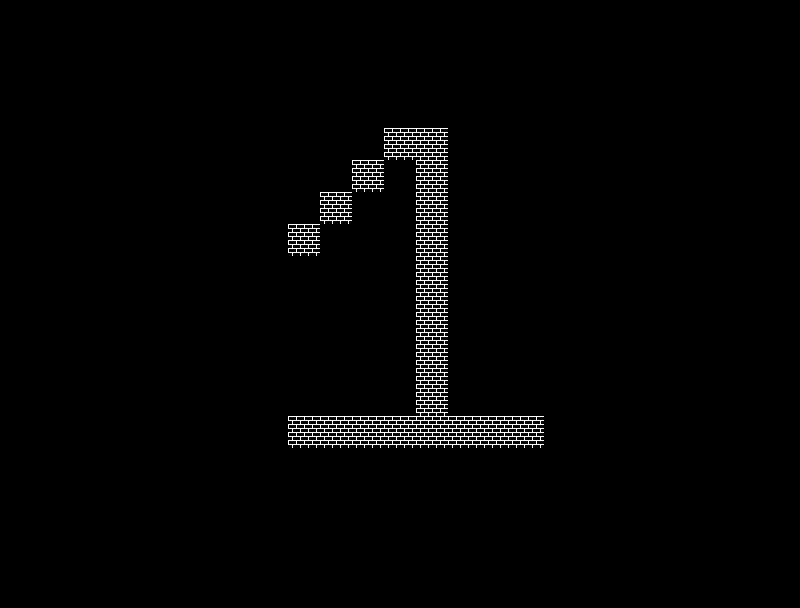

A 2D game scene composited from a Tiled map and its tileset images. What follows is a short description and the map's XML, with every tile layer's data as written:
An orthogonal 25x19 tile map with 32x32 px tiles, 2 tile layers (background, collision).

<map version="1.0" orientation="orthogonal" renderorder="right-down" width="25" height="19" tilewidth="32" tileheight="32" nextobjectid="1">
 <tileset firstgid="1" name="protoTiles" tilewidth="32" tileheight="32" tilecount="100" columns="10">
  <image source="protoTiles.png" width="320" height="320" />
 </tileset>
 <layer name="background" width="25" height="19">
  <data encoding="csv">
0,0,0,0,0,0,0,0,0,0,0,0,0,0,0,0,0,0,0,0,0,0,0,0,0,
0,0,0,0,0,0,0,0,0,0,0,0,0,0,0,0,0,0,0,0,0,0,0,0,0,
0,0,0,0,0,0,0,0,0,0,0,0,0,0,0,0,0,0,0,0,0,0,0,0,0,
0,0,0,0,0,0,0,0,0,0,0,0,0,0,0,0,0,0,0,0,0,0,0,0,0,
0,0,0,0,0,0,0,0,0,0,0,0,0,0,0,0,0,0,0,0,0,0,0,0,0,
0,0,0,0,0,0,0,0,0,0,0,0,0,0,0,0,0,0,0,0,0,0,0,0,0,
0,0,0,0,0,0,0,0,0,0,0,0,0,0,0,0,0,0,0,0,0,0,0,0,0,
0,0,0,0,0,0,0,0,0,0,0,0,0,0,0,0,0,0,0,0,0,0,0,0,0,
0,0,0,0,0,0,0,0,0,0,0,0,0,0,0,0,0,0,0,0,0,0,0,0,0,
0,0,0,0,0,0,0,0,0,0,0,0,0,0,0,0,0,0,0,0,0,0,0,0,0,
0,0,0,0,0,0,0,0,0,0,0,0,0,0,0,0,0,0,0,0,0,0,0,0,0,
0,0,0,0,0,0,0,0,0,0,0,0,0,0,0,0,0,0,0,0,0,0,0,0,0,
0,0,0,0,0,0,0,0,0,0,0,0,0,0,0,0,0,0,0,0,0,0,0,0,0,
0,0,0,0,0,0,0,0,0,0,0,0,0,0,0,0,0,0,0,0,0,0,0,0,0,
0,0,0,0,0,0,0,0,0,0,0,0,0,0,0,0,0,0,0,0,0,0,0,0,0,
0,0,0,0,0,0,0,0,0,0,0,0,0,0,0,0,0,0,0,0,0,0,0,0,0,
0,0,0,0,0,0,0,0,0,0,0,0,0,0,0,0,0,0,0,0,0,0,0,0,0,
0,0,0,0,0,0,0,0,0,0,0,0,0,0,0,0,0,0,0,0,0,0,0,0,0,
0,0,0,0,0,0,0,0,0,0,0,0,0,0,0,0,0,0,0,0,0,0,0,0,0
</data>
 </layer>
 <layer name="collision" width="25" height="19">
  <data encoding="csv">
0,0,0,0,0,0,0,0,0,0,0,0,0,0,0,0,0,0,0,0,0,0,0,0,0,
0,0,0,0,0,0,0,0,0,0,0,0,0,0,0,0,0,0,0,0,0,0,0,0,0,
0,0,0,0,0,0,0,0,0,0,0,0,0,0,0,0,0,0,0,0,0,0,0,0,0,
0,0,0,0,0,0,0,0,0,0,0,0,0,0,0,0,0,0,0,0,0,0,0,0,0,
0,0,0,0,0,0,0,0,0,0,0,0,3,3,0,0,0,0,0,0,0,0,0,0,0,
0,0,0,0,0,0,0,0,0,0,0,3,0,3,0,0,0,0,0,0,0,0,0,0,0,
0,0,0,0,0,0,0,0,0,0,3,0,0,3,0,0,0,0,0,0,0,0,0,0,0,
0,0,0,0,0,0,0,0,0,3,0,0,0,3,0,0,0,0,0,0,0,0,0,0,0,
0,0,0,0,0,0,0,0,0,0,0,0,0,3,0,0,0,0,0,0,0,0,0,0,0,
0,0,0,0,0,0,0,0,0,0,0,0,0,3,0,0,0,0,0,0,0,0,0,0,0,
0,0,0,0,0,0,0,0,0,0,0,0,0,3,0,0,0,0,0,0,0,0,0,0,0,
0,0,0,0,0,0,0,0,0,0,0,0,0,3,0,0,0,0,0,0,0,0,0,0,0,
0,0,0,0,0,0,0,0,0,0,0,0,0,3,0,0,0,0,0,0,0,0,0,0,0,
0,0,0,0,0,0,0,0,0,3,3,3,3,3,3,3,3,0,0,0,0,0,0,0,0,
0,0,0,0,0,0,0,0,0,0,0,0,0,0,0,0,0,0,0,0,0,0,0,0,0,
0,0,0,0,0,0,0,0,0,0,0,0,0,0,0,0,0,0,0,0,0,0,0,0,0,
0,0,0,0,0,0,0,0,0,0,0,0,0,0,0,0,0,0,0,0,0,0,0,0,0,
0,0,0,0,0,0,0,0,0,0,0,0,0,0,0,0,0,0,0,0,0,0,0,0,0,
0,0,0,0,0,0,0,0,0,0,0,0,0,0,0,0,0,0,0,0,0,0,0,0,0
</data>
 </layer>
</map>
